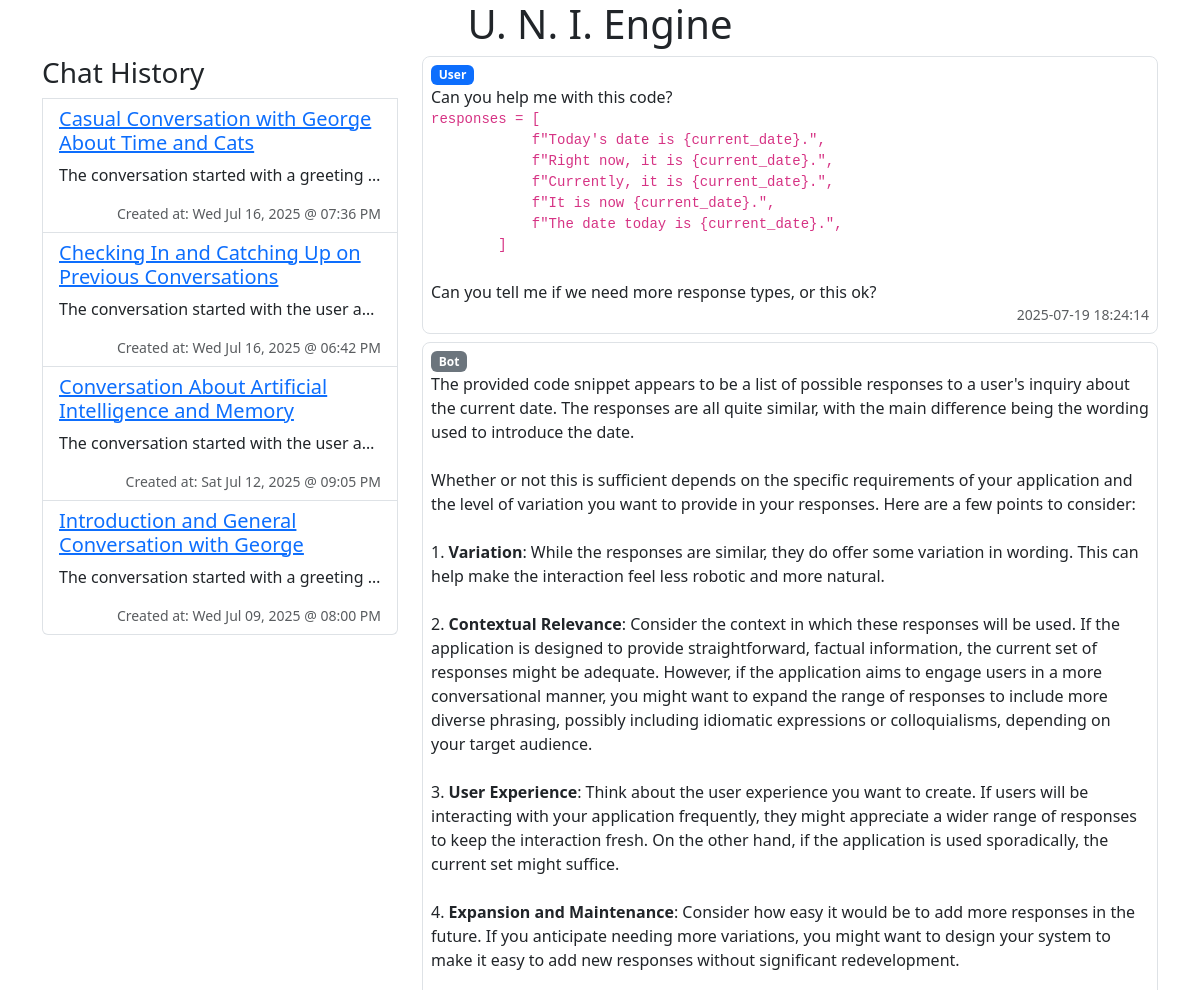
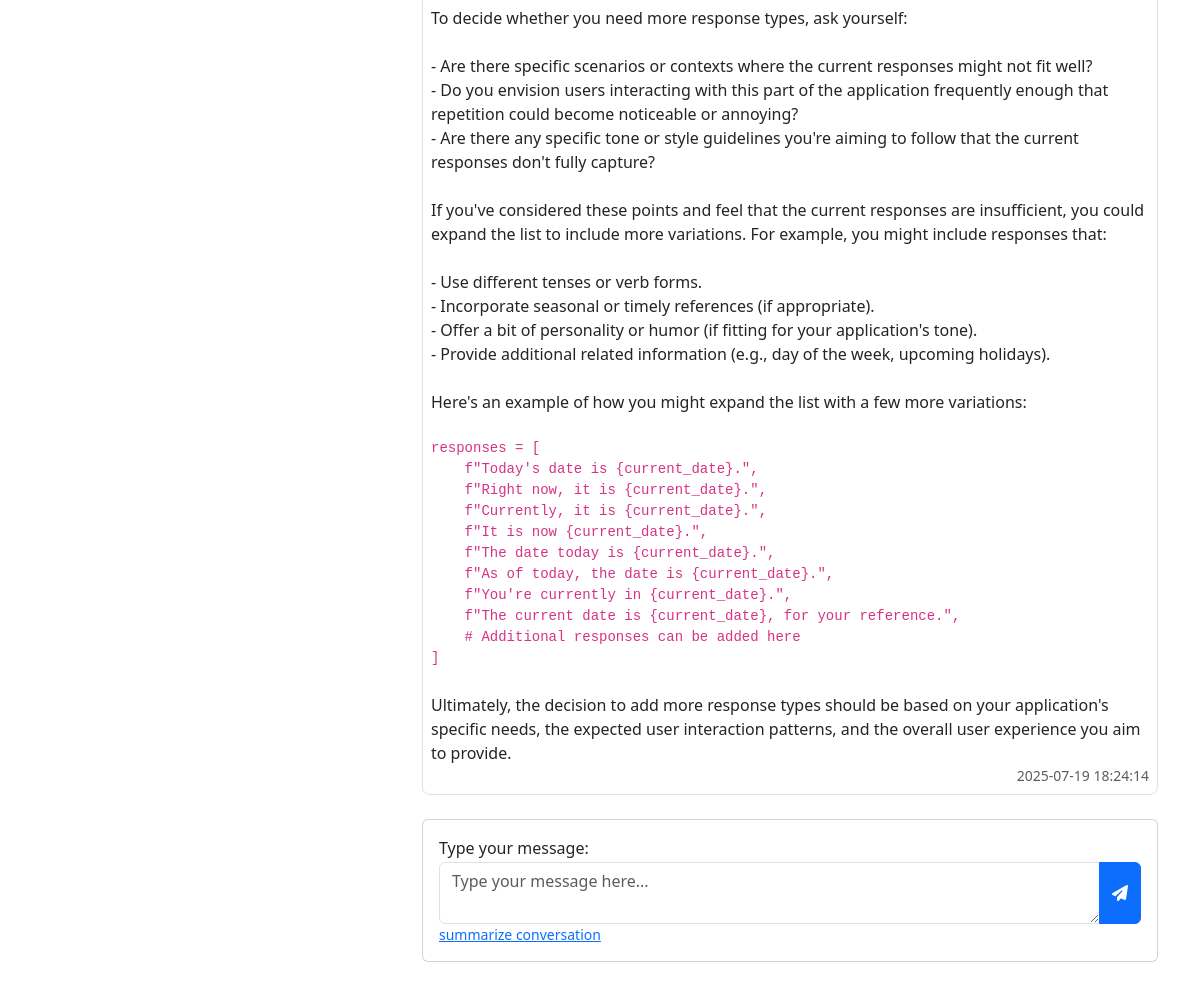
The page / on the database its author committed (2 pictures, top to bottom).
### tables this page shows
CREATE TABLE "summaries" (
	"sum_id"	INTEGER NOT NULL UNIQUE,
	"sum_title"	TEXT NOT NULL DEFAULT '',
	"sum_content"	TEXT NOT NULL DEFAULT '',
	"sum_level"	INTEGER NOT NULL DEFAULT 0,
	"sum_created"	TIMESTAMP NOT NULL DEFAULT CURRENT_TIMESTAMP,
	"sum_updated"	TIMESTAMP NOT NULL DEFAULT CURRENT_TIMESTAMP,
	PRIMARY KEY("sum_id" AUTOINCREMENT)
);

CREATE TABLE "messages" (
	"msg_id"	INTEGER NOT NULL UNIQUE,
	"sum_id"	INTEGER NOT NULL DEFAULT 0,
	"msg_role"	TEXT NOT NULL,
	"msg_content"	TEXT NOT NULL,
	"msg_type"	TEXT NOT NULL DEFAULT 'llm',
	"int_id"	INTEGER NOT NULL DEFAULT 0,
	"msg_metadata"	TEXT NOT NULL DEFAULT '',
	"msg_created"	timestamp NOT NULL DEFAULT current_timestamp,
	"msg_updated"	timestamp NOT NULL DEFAULT current_timestamp,
	PRIMARY KEY("msg_id" AUTOINCREMENT)
);

### app.py (the view)
@app.route('/', methods=['GET'])
def chat():
    messages = sql("SELECT * FROM messages WHERE sum_id = 0 ORDER BY msg_id ASC")
    summaries = sql("SELECT * FROM summaries ORDER BY sum_id DESC")
    return render_template('index.html', messages=messages, summaries=summaries)

### app.py (called while the page is built)
@app.template_filter('datetimeformat')
def datetimeformat(value):
    return value.strftime("%a %b %#d, %Y @ %#I:%M %p")

def detect_code_language(code):
    if re.search(r'\bdef\b|\bimport\b|\bclass\b|\bself\b|#', code):
        return "python"
    elif re.search(r'<[a-zA-Z]+>|<\/[a-zA-Z]+>', code):
        return "html"
    elif re.search(r'{.*?}|[a-z-]+:\s*[^;]+;', code):
        return "css"
    elif re.search(r'\bfunction\b|\bvar\b|\blet\b|\bconst\b|=>', code):
        return "javascript"
    else:
        return "unknown"

@app.template_filter('tripleticks')
def tripleticks(text):
    lines = text.splitlines()
    in_code_block = False
    result = []
    buffer = []  # To accumulate code content for language detection
    for line in lines:
        if line.startswith("```"):
            if in_code_block:
                language = detect_code_language("\n".join(buffer))
                result.append(f'<code class="{language}">' + "\n".join(buffer) + "</code>")
                buffer = []
                in_code_block = False
            else:
                in_code_block = True
        elif in_code_block:
            buffer.append(line)
        else:
            result.append(line)
    if in_code_block and buffer:
        language = detect_code_language("\n".join(buffer))
        result.append(f'<code class="{language}">' + "\n".join(buffer) + "</code>")
    return "\n".join(result)

@app.template_filter('replace_tabs_and_spaces')
def replace_tabs_and_spaces_raw(text):
    if not text:
        return text
    lines = text.splitlines()
    result = []
    for line in lines:
        leading_spaces = len(line) - len(line.lstrip(' '))
        line = '&nbsp;' * leading_spaces + line.lstrip(' ')
        line = line.replace('\t', '&nbsp;&nbsp;&nbsp;&nbsp;')
        result.append(line)
    return '\n'.join(result)

@app.template_filter('bold_asterisks')
def bold_asterisks(text):
    if not text:
        return text
    return_text = text
    return_text = re.sub(r'\*\*(.+?)\*\*', r'<strong>\1</strong>', return_text)
    return_text = return_text.replace("&nbsp;&nbsp;&nbsp;&nbsp;* ", "&nbsp;&nbsp;&nbsp;&nbsp;<i class=\"fas fa-circle\"></i> ")
    return return_text

### helpers/dbsqlite.py (called while the page is built)
def convert_sql_to_list(sql_result, single=False):
    if not sql_result:
        return []
    if single:
        return dict(sql_result)
    result_list = []
    for row in sql_result:
        result_list.append(dict(row))
    return result_list

### templates/index.html (shortened to what this page needs)
<html>
    <head>
        <link rel="stylesheet" href="https://cdn.jsdelivr.net/npm/bootstrap@5.3.0/dist/css/bootstrap.min.css" />
        <link rel="stylesheet" href="https://cdnjs.cloudflare.com/ajax/libs/font-awesome/6.7.2/css/all.min.css" />
        <link rel="stylesheet" href="/static/dispatch.css" />
        <link rel="stylesheet" href="/static/main.css" />
    </head>
    <body>
        <div class="container">
            <div class="row">
                <div class="col-12 text-center">
                    <h1>U. N. I. Engine</h1>
                </div>
            </div>
            <div class="row">
                <div class="col-lg-4">
                    <div class="list-group">
                        <h3>Chat History</h3>
                        {% include 'chat_history.html' %}
                    </div>
                </div>
                <div class="col-lg-8">
                    <div id="messages" class="list-group">
                        {% include 'messages.html' %}
                    </div>
                    <div class="card mt-3">
                        <div class="card-body">
                            <form id="chat-form" class="ajaxform" data-module="uni" data-action="send-chat">
                                <label for="user-input">Type your message:</label>
                                <div class="chat-wrapper">
                                    <div class="input-group chatbox">
                                        <textarea class="form-control autosize " id="user-input" placeholder="Type your message here..." required name="user_prompt"></textarea>
                                        <button type="submit" class="btn btn-primary"><i class="fas fa-paper-plane"></i></button>
                                    </div>
                                </div>
                                <a href="#" class="small tmbtn" data-module="uni" data-action="summarize-conversation-prompt">summarize conversation</a>
                            </form>
                        </div>
                    </div>
                </div>
            </div>
        </div>
    </body>
</html>

### templates/chat_history.html
{% for summary in summaries %}
    <div class="list-group-item">
        <h5>
            <a href="#" class="tmbtn" data-module="uni" data-action="show_summary/{{ summary['sum_id'] }}">
                {{ summary.sum_title }}
            </a>
        </h5>
        <p class="ellipsis" title="{{ summary.sum_content }}">
            {{ summary.sum_content }}
        </p>
        <div class="text-muted small float-end">
            <span>
                Created at:
                {{ summary['sum_created'] | datetimeformat }}
            </span>
        </div>
    </div>
{% endfor %}

### templates/messages.html
{% for msg in messages %}
    <div class="border p-2 mb-2 rounded-3 type-{{ msg['msg_type'] }}">
        {% if msg['msg_role'] == 'user' %}
            <div class="badge bg-primary">User</div>
        {% else %}
            <div class="badge bg-secondary">Bot</div>
        {% endif %}
        <div>
            {{ msg['msg_content']|tripleticks|replace_tabs_and_spaces|replace('\n', '<br />')|bold_asterisks|safe }}
        </div>
        <div class="text-muted small text-end">
            {{ msg['msg_created'].strftime('%Y-%m-%d %H:%M:%S') }}
        </div>
    </div>
{% endfor %}

### static/main.css (style rules this page uses)
#messages { height: calc(100vh - 245px); overflow-y: auto; }
#chat-form { margin: 0; }
.ellipsis { overflow: hidden; text-overflow: ellipsis; white-space: nowrap; }
.chat-wrapper { position: relative; min-height: 64px; }
.chatbox { position: absolute !important; bottom: 0 !important; width: 100% !important; }

### rows shown on the page
summaries: sum_title "Casual Conversation with George About Time and Cats", sum_content "The conversation started with a greeting…", sum_created "Wed Jul 16, 2025 @ 07:36 PM"
summaries: sum_title "Checking In and Catching Up on Previous Conversations", sum_content "The conversation started with the user a…", sum_created "Wed Jul 16, 2025 @ 06:42 PM"
summaries: sum_title "Conversation About Artificial Intelligence and Memory", sum_content "The conversation started with the user a…", sum_created "Sat Jul 12, 2025 @ 09:05 PM"
summaries: sum_title "Introduction and General Conversation with George", sum_content "The conversation started with a greeting…", sum_created "Wed Jul 09, 2025 @ 08:00 PM"
messages: msg_role "User", msg_content|tripleticks "Can you help me with this code? responses = [ f\"Today's date is {current_date}.\", f\"Right now, it is {current_date}.\", f\"Currently, it is {current_date}.\", f\"It is now {current_date}.\", f\"The date today is {current_date}.\", ] Can you tell me if we need more response types, or this ok?", msg_created "2025-07-19 18:24:14"
messages: msg_role "Bot", msg_content|tripleticks "The provided code snippet appears to be a list of possible responses to a user's inquiry about the current date. The responses are all quite similar, with the main difference being the wording used to introduce the date. Whether or not this is sufficient depends on the specific requirements of your application and the level of variation you want to provide in your responses. Here are a few points to consider: 1. Variation : While the responses are similar, they do offer some variation in wording. This can help make the interaction feel less robotic and more natural. 2. Contextual Relevance : Consider the context in which these responses will be used. If the application is designed to…", msg_created "2025-07-19 18:24:14"
